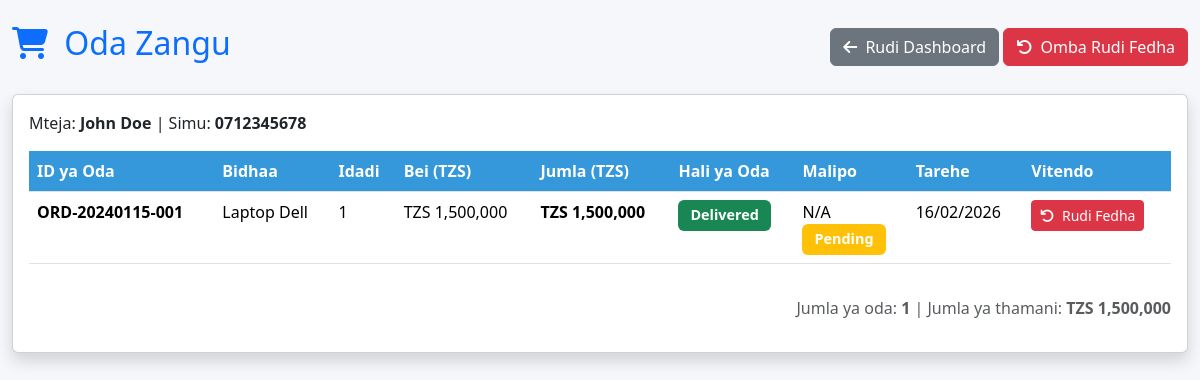
/my_orders.php (signed in), run on the app's committed database.
### tables this page shows
CREATE TABLE customers (
    id INT AUTO_INCREMENT PRIMARY KEY,
    name VARCHAR(100) NOT NULL,
    phone VARCHAR(20) UNIQUE NOT NULL,
    email VARCHAR(100),
    address TEXT,
    password VARCHAR(255),
    role ENUM('customer','admin') DEFAULT 'customer',
    date_created TIMESTAMP DEFAULT CURRENT_TIMESTAMP
);

CREATE TABLE orders (
    id INT AUTO_INCREMENT PRIMARY KEY,
    order_id VARCHAR(50) UNIQUE NOT NULL,
    customer_id INT NOT NULL,
    customer_name VARCHAR(100) NOT NULL,
    phone VARCHAR(20) NOT NULL,
    product_name VARCHAR(100) NOT NULL,
    quantity INT DEFAULT 1,
    unit_price DECIMAL(10,2) NOT NULL,
    total_price DECIMAL(10,2) NOT NULL,
    status ENUM('Processing','Shipped','Delivered','Cancelled') DEFAULT 'Processing',
    description TEXT,
    date_created TIMESTAMP DEFAULT CURRENT_TIMESTAMP,
    FOREIGN KEY (customer_id) REFERENCES customers(id) ON DELETE CASCADE
);

### my_orders.php (the view, shortened to what this page needs)
<?php
require 'db.php';
$customer_id = $_SESSION['customer_id'];
$stmt = $conn->prepare("SELECT * FROM customers WHERE id = ?");
$stmt->execute([$customer_id]);
$customer = $stmt->fetch();
$orders_stmt = $conn->prepare("
    SELECT o.*, p.status as payment_status, p.payment_method
    FROM orders o
    LEFT JOIN payments p ON o.order_id = p.order_id
    WHERE o.phone = ?
    ORDER BY o.date_created DESC
");
$orders_stmt->execute([$customer['phone']]);
$orders = $orders_stmt->fetchAll();
?>
<!DOCTYPE html>
<html lang="sw">
<head>
    <link href="https://cdn.jsdelivr.net/npm/bootstrap@5.3.3/dist/css/bootstrap.min.css" rel="stylesheet">
    <link href="https://cdnjs.cloudflare.com/ajax/libs/font-awesome/6.4.0/css/all.min.css" rel="stylesheet">
</head>
<body>
    <div class="container mt-4">
        <div class="d-flex justify-content-between align-items-center mb-4">
            <h2 class="text-primary">
                <i class="fas fa-shopping-cart me-2"></i> Oda Zangu
            </h2>
            <div>
                <a href="customer_dashboard.php" class="btn btn-secondary">
                    <i class="fas fa-arrow-left me-1"></i> Rudi Dashboard
                </a>
                <a href="request_refund.php" class="btn btn-danger">
                    <i class="fas fa-undo me-1"></i> Omba Rudi Fedha
                </a>
            </div>
        </div>
        <div class="card shadow">
            <div class="card-body">
                <div class="mb-3">
                    <p>Mteja: <strong><?= htmlspecialchars($customer['name']) ?></strong> |
                    Simu: <strong><?= htmlspecialchars($customer['phone']) ?></strong></p>
                </div>
                <?php if (count($orders) > 0): ?>
                <div class="table-responsive">
                    <table class="table table-hover">
                        <thead>
                            <tr>
                                <th>ID ya Oda</th>
                                <th>Bidhaa</th>
                                <th>Idadi</th>
                                <th>Bei (TZS)</th>
                                <th>Jumla (TZS)</th>
                                <th>Hali ya Oda</th>
                                <th>Malipo</th>
                                <th>Tarehe</th>
                                <th>Vitendo</th>
                            </tr>
                        </thead>
                        <tbody>
                            <?php foreach ($orders as $order): ?>
                            <tr>
                                <td><strong><?= $order['order_id'] ?></strong></td>
                                <td><?= htmlspecialchars($order['product_name']) ?></td>
                                <td><?= $order['quantity'] ?></td>
                                <td>TZS <?= number_format($order['unit_price'], 0) ?></td>
                                <td><strong>TZS <?= number_format($order['total_price'], 0) ?></strong></td>
                                <td>
                                    <span class="badge bg-<?=
                                        $order['status'] == 'Delivered' ? 'success' :
                                        ($order['status'] == 'Shipped' ? 'info' :
                                        ($order['status'] == 'Processing' ? 'warning' : 'danger')) ?>">
                                        <?= $order['status'] ?>
                                    </span>
                                </td>
                                <td>
                                    <?= $order['payment_method'] ?? 'N/A' ?><br>
                                    <small class="badge bg-<?=
                                        ($order['payment_status'] ?? 'Pending') == 'Approved' ? 'success' : 'warning' ?>">
                                        <?= $order['payment_status'] ?? 'Pending' ?>
                                    </small>
                                </td>
                                <td><?= date('d/m/Y', strtotime($order['date_created'])) ?></td>
                                <td>
                                    <a href="request_refund.php?order_id=<?= $order['order_id'] ?>"
                                       class="btn btn-sm btn-danger"
                                       <?= $order['status'] == 'Delivered' ? '' : 'disabled' ?>>
                                        <i class="fas fa-undo me-1"></i> Rudi Fedha
                                    </a>
                                </td>
                            </tr>
                            <?php endforeach; ?>
                        </tbody>
                    </table>
                </div>
                <div class="mt-3 text-end">
                    <p class="text-muted">
                        Jumla ya oda: <strong><?= count($orders) ?></strong> |
                        Jumla ya thamani: <strong>TZS <?=
                            number_format(array_sum(array_column($orders, 'total_price')), 0)
                        ?></strong>
                    </p>
                </div>
                <?php endif; ?>
            </div>
        </div>
    </div>
</body>
</html>

### my_orders.php (style rules this page uses)
body { background: #f5f7fa; font-family: 'Segoe UI', sans-serif; }
.container { max-width: 1200px; }
.table th { background-color: #3498db; color: white; }
.badge { padding: 8px 12px; font-size: 0.9em; }

### data on the page
customers: name "John Doe", phone "0712345678"
orders: order "ORD-20240115-001", product_name "Laptop Dell", quantity "1", unit_price "1,500,000", total_price "1,500,000", status "Delivered", payment_method "N/A", payment_status "Pending", date_created "16/02/2026"

### other printed values
count($orders) "1"
array_sum(array_column($orders, 'total_price')) "1,500,000"
